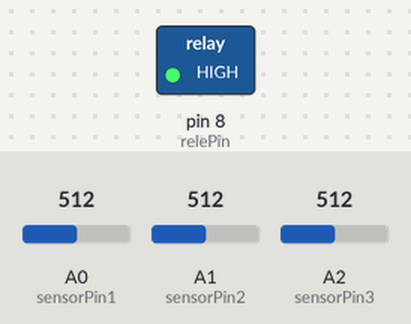
A sketch run on a simulated Arduino Uno, built with avr-gcc and run on an emulated ATmega328P. Shown: switched loads named in the sketch (green lamp = pin HIGH). Inputs (shaded band) come from the test bench; at power-on: A0 (sensorPin1) = 512, A1 (sensorPin2) = 512, A2 (sensorPin3) = 512. What the sketch prints to the serial monitor is not drawn.

Above: at 0.1 s.
Timing chart, 0 to 1.6 s (numbered marks = the images above):
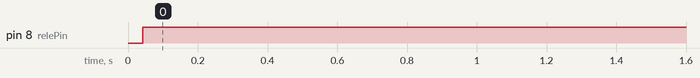

The sketch:

programa__o_do_circuito.ino
```cpp
// Definir os pinos dos sensores de umidade
const int sensorPin1 = A0;
const int sensorPin2 = A1;
const int sensorPin3 = A2;

// Definir o pino para o relé
const int relePin = 8;

// Definir o intervalo de leitura (em milissegundos)
const unsigned long INTERVALO_LEITURA = 60000;  // 1 minuto

// Variáveis para contar as vezes que o relé foi ligado e desligado
int contadorReleLigado = 0;
int contadorReleDesligado = 0;

void setup() {
  // Iniciar a comunicação serial
  Serial.begin(9600);

  // Configurar o pino do relé como saída
  pinMode(relePin, OUTPUT);
  // Desligar o relé inicialmente
  digitalWrite(relePin, LOW);
}

void loop() {

  // Ler os valores dos sensores de umidade do solo
  int umidadeSensor1 = lerUmidade(sensorPin1);
  int umidadeSensor2 = lerUmidade(sensorPin2);
  int umidadeSensor3 = lerUmidade(sensorPin3);

  // Exibir os valores dos sensores no monitor serial
  Serial.print("Sensor 1: ");
  Serial.print(umidadeSensor1);
  Serial.print(" | Porcentagem: ");
  Serial.print(map(umidadeSensor1, 0, 1023, 0, 100));
  Serial.print("% | ");

  Serial.print("Sensor 2: ");
  Serial.print(umidadeSensor2);
  Serial.print(" | Porcentagem: ");
  Serial.print(map(umidadeSensor2, 0, 1023, 0, 100));
  Serial.print("% | ");

  Serial.print("Sensor 3: ");
  Serial.print(umidadeSensor3);
  Serial.print(" | Porcentagem: ");
  Serial.print(map(umidadeSensor3, 0, 1023, 0, 100));
  Serial.print("% | ");

  // Verificar se a umidade está abaixo de 25 e ligar o relé
  if (umidadeSensor1 < 250 || umidadeSensor2 < 250 || umidadeSensor3 < 250) {
    digitalWrite(relePin, LOW); // Desligar o relé
    Serial.println("Relé desligado!");
    contadorReleDesligado++; // Incrementar a contagem
  }

  // Verificar se a umidade está acima de 40 e desligar o relé
  if (umidadeSensor1 > 400 || umidadeSensor2 > 400 || umidadeSensor3 > 400) {
    digitalWrite(relePin, HIGH); // Ligar o relé
    Serial.println("Relé ligado!");
    contadorReleLigado++; // Incrementar a contagem
  }

  Serial.print("Contador de Relé Ligado: ");
  Serial.print(contadorReleLigado);
  Serial.print(" | Contador de Relé Desligado: ");
  Serial.println(contadorReleDesligado);

  // Aguardar o intervalo de leitura
  delay(INTERVALO_LEITURA);
}

int lerUmidade(int pin) {
  // Ler o valor analógico do pino
  int valor = analogRead(pin);

  return valor;
}
```

Measured:
- by itself, pin 8 (relePin): LOW → HIGH at 0.04 s
